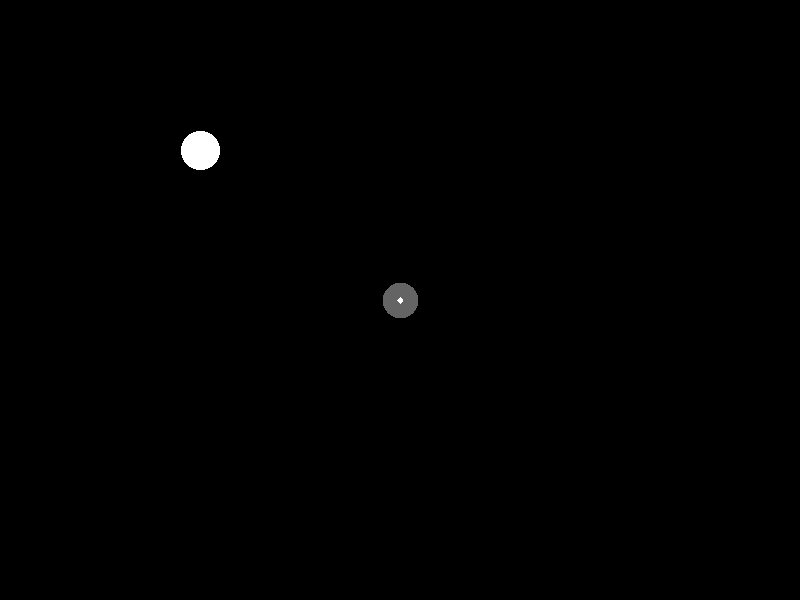
Frame 1 (no input)
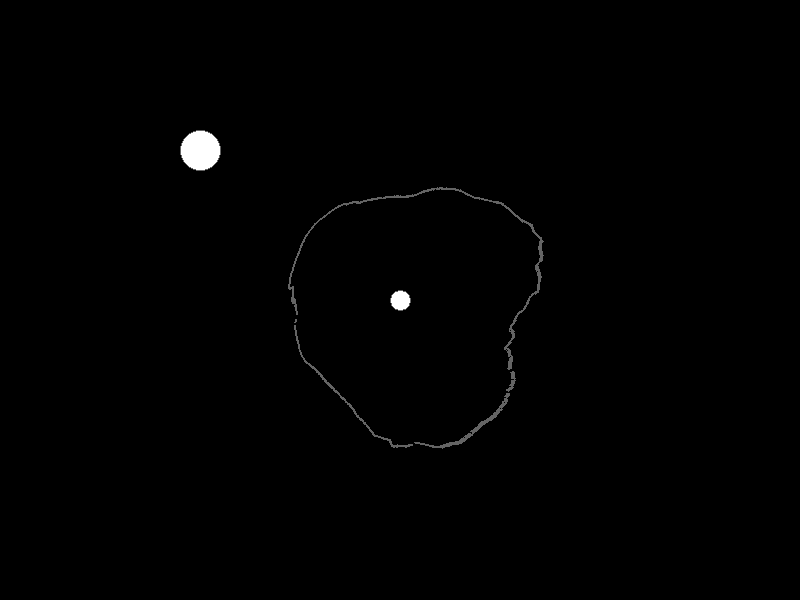
Frame 60 (the mouse pressed at the canvas centre just before this capture)
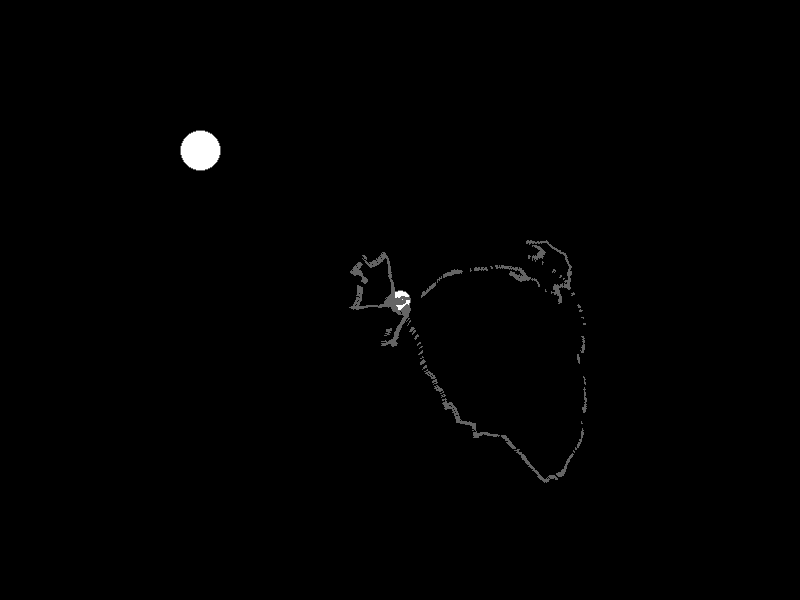
Frame 120 (the mouse held since frame 60 and released just before this capture)

The Processing sketch that drew these frames (run headless with seeded random() and noise(); from frame 60 on, the mouse is pressed at the canvas centre):

// Processing sketch: processing_81819
// ── processing_81819.pde

float G = 10;
float c = 0.01; 
ParticleSystem particles;
Attractor attractor;
Attractor attractor2;
Attractor attractor3;
int numParticles = 5000;
float windMag = 0.004;
FlowField flow;


void setup(){ 
	size(800,600); 
	attractor = new Attractor(new PVector(width/2, height/2,0), 20);
	particles = new ParticleSystem(numParticles, attractor);
	attractor2 = new Attractor(new PVector(width/4, height/4,0), 40);
	attractor3 = new Attractor(new PVector(width/4*3, height*3/4,0), 1000);
	frameRate(25);
	flow = new FlowField(15);
	noSmooth();	
}
 
void draw()
{ 
	
	
	background(0);

 
 	
	if (frameCount%300 == 0)
	{
		flow.init();
	}
	particles.applyAttract(attractor, G);
	particles.applyAttract(attractor2,G);
	if (mousePressed)
	{
		if (mouseButton == LEFT)
		{
		attractor3.pos.x = mouseX;
		attractor3.pos.y = mouseY;
		particles.applyAttract(attractor3,G);
		}
		if (mouseButton == RIGHT)
	 	{
		attractor3.pos.x = mouseX;
		attractor3.pos.y = mouseY;
		particles.applyAttract(attractor3,-G);
		}
	}
		
	particles.applyWind(flow, windMag);
	particles.applyFriction(c);
	particles.update();
	particles.checkDead(attractor);
	attractor.draw();
	attractor2.draw();
	particles.draw();

} 
class Attractor
{
	float mass;
	PVector pos;
	
	Attractor(PVector _pos, float _mass)
	{
		pos = _pos.get();
		mass = _mass;
	
	}
	
	void draw()
	{
		ellipse(pos.x, pos.y, mass, mass);
	}
}

class FlowField {

  // A flow field is a two dimensional array of PVectors
  PVector[][] field;
  int cols, rows; // Columns and Rows
  int resolution; // How large is each "cell" of the flow field

  FlowField(int r) {
    resolution = r;
    // Determine the number of columns and rows based on sketch's width and height
    cols = width/resolution;
    rows = height/resolution;
    field = new PVector[cols][rows];
    init();
  }

  void init() {
    // Reseed noise so we get a new flow field every time
    noiseSeed((int)random(10000));
    float xoff = 0;
    for (int i = 0; i < cols; i++) {
      float yoff = 0;
      for (int j = 0; j < rows; j++) {
        // Use perlin noise to get an angle between 0 and 2 PI
        float theta = map(noise(xoff,yoff),0,1,-1.0*TWO_PI,TWO_PI);
        // Polar to cartesian coordinate transformation to get x and y components of the vector
        field[i][j] = new PVector(cos(theta),sin(theta));
        yoff += 0.1;
      }
      xoff += 0.1;
    }
  }
  
  PVector lookup(PVector lookup) {
    int i = (int) constrain(lookup.x/resolution,0,cols-1);
    int j = (int) constrain(lookup.y/resolution,0,rows-1);
    return field[i][j].get();
  }


 void display() {
    for (int i = 0; i < cols; i++) {
      for (int j = 0; j < rows; j++) {
        drawVector(field[i][j],i*resolution,j*resolution,resolution-2);
      }
    }

  }

  // Renders a vector object 'v' as an arrow and a location 'x,y'
  void drawVector(PVector v, float x, float y, float scayl) {
    pushMatrix();
    float arrowsize = 4;
    // Translate to location to render vector
    translate(x,y);
    stroke(100);
    // Call vector heading function to get direction (note that pointing up is a heading of 0) and rotate
    rotate(v.heading2D());
    // Calculate length of vector & scale it to be bigger or smaller if necessary
    float len = v.mag()*scayl;
    // Draw three lines to make an arrow (draw pointing up since we've rotate to the proper direction)
    line(0,0,len,0);
    line(len,0,len-arrowsize,+arrowsize/2);
    line(len,0,len-arrowsize,-arrowsize/2);
    popMatrix();
  }
}
class Particle
{
	PVector pos;
	PVector acc;
	PVector vit;
	
	float mass;
	
	int lifespan;
	
	
	
	Particle()
	{
		pos = new PVector(random(0, width),random(0,height),0);
		acc = new PVector(0,0,0);
		vit = new PVector(0,0,0);
		mass = 0.1;
		lifespan = round( random(400,1000) );
		
	}

	
	Particle(PVector _pos, PVector _vit) // constructeur attracteur
	{
		pos = _pos.get();
		acc = new PVector(0,0,0);
		vit = _vit.get();
		vit.mult(1.5);
		lifespan = round( random(400,1000) );
		mass = 0.1;
		
		
		///
		//c = color(50+50*sin(PI*pos.x/width), 127, 255*sin(PI*pos.y/width));
		
		//
	}
	
	void applyForce(PVector force)
	{
		PVector f = PVector.div(force, mass);
		acc.add(f);
	}
	
	void applyWind(FlowField flow, float c)
	{
		PVector wind = flow.lookup(pos);
		wind.mult(c);
		applyForce(wind);	
	}	
	void applyFriction(float c)
	{
		float dragMag = magSq(vit);
		PVector drag = vit.get();
		drag.mult(-1);
		drag.normalize();
		drag.mult(c);
		drag.mult(dragMag);
		acc.add(drag);
	}
	

	
	void update()
	{
		lifespan--;
		vit.add(acc);
		pos.add(vit);
		acc.mult(0);	
	}	
	
	
	boolean isDead()
	{
		boolean ret = false;
		if (lifespan < 0)
			ret= true;
		if (lifespan >= 0)
		{
			if (pos.x > width | pos.x < 0 | pos.y < 0 | pos.y > height)
				ret= true;
			else
				ret= false;
		}
		return ret;
	}
	
	void applyAttract(Attractor attr, float G)
	{
		PVector pos1    = attr.pos.get();
		float 	mass1   = attr.mass;
		PVector f  	= PVector.sub(pos1, pos);
		float distance  = magSq(f);
		distance 		= constrain(distance, 2000,10000*1000);

		f.normalize();
		float strength  = G*mass*mass1/(distance);
		f.mult(strength);
	
		applyForce(f);
	}
	
	float magSq(PVector v)
	{
		return v.x*v.x+v.y*v.y+v.z*v.z;
	}
	
	void draw()
	{
		pushMatrix();
		stroke(100);
		ellipse(pos.x, pos.y, 1, 1);
		line(pos.x, pos.y, pos.x - 2*vit.x, pos.y - 2*vit.y);
		popMatrix();
/*		int x = pos.x;
		int y = pos.y;
	if ((x >= 0) && (x < width-1) && (y >= 0) && (y < height-1)) {
      int currC = currFrame[(int)x + ((int)y)*width];
      currFrame[(int)x + ((int)y)*width] = c;
	}*/
}
}
		
	
	
class ParticleSystem
{
	ArrayList<Particle> particles;
	Attractor attr;
	PVector gravity = new PVector(0, 1, 0);
	
	// variables forces
	
	ParticleSystem(int numParticles)
	{
		particles = new ArrayList();
		for (int i = 0; i< numParticles; i++)
		{
			particles.add(new Particle());	
		}
	}
	
	ParticleSystem(int numParticles, Attractor attractor)
	{
		attr = attractor;
		float radius = attractor.mass;
		particles = new ArrayList();
		PVector p = new PVector(0,0,0);
		PVector v = new PVector(0,0,0);
		float r ;
		for (int i = 0; i< numParticles; i++)
		{
			r = random(0,1);
			p.set( cos(TWO_PI*r), sin(TWO_PI*r),0 );
			p.mult(radius/2);
			p.add( attractor.pos );
			v = PVector.sub(p, attractor.pos);
			v.normalize();
			v.mult(5);
			particles.add(new Particle(p, v));	
		}
	}
	void applyForce(PVector force)
	{
		for (int i = 0; i<particles.size(); i++)
		{
			Particle particle = (Particle) particles.get(i);
			particle.applyForce(force);	
		}		
	}
	

	
	void applyGravity()
	{
		for (int i = 0; i<particles.size(); i++)
		{
			Particle particle = (Particle) particles.get(i);
			particle.applyForce(gravity);	
		}	
	}
	
	void applyWind(FlowField flow, float c)
	{
		for (int i = 0; i<particles.size(); i++)
		{
			Particle particle = (Particle) particles.get(i);
			particle.applyWind(flow, c);	
		}
	}
	
	void applyFriction(float c)
	{
		for (int i = 0; i<particles.size(); i++)
		{
			Particle particle = (Particle) particles.get(i);
			particle.applyFriction(c);	
		}
	}
	
	void addParticle(Attractor attr, int nbr)
	{
		attr = attractor;
		float radius = attractor.mass;
		PVector p = new PVector(0,0,0);
		PVector v = new PVector(0,0,0);
		float r ;
		for (int i = 0; i< nbr;i++)
		{
			r = random(0,1);
			p.set( cos(TWO_PI*r), sin(TWO_PI*r),0 );
			p.mult(radius/2);
			p.add( attractor.pos );
			v = PVector.sub(p, attractor.pos);
			v.normalize();
			v.mult(5);
			particles.add(new Particle(p, v));	
		}
	}
	
	void checkDead(Attractor attr)
	{
		int nbr=0;
		for (int i = 0; i<particles.size(); i++)
		{
			Particle particle = (Particle) particles.get(i);
			if (particle.isDead())
			{
				particles.remove(i);	
				nbr++;
			}
		}
		
		if (nbr > 0)
	 		addParticle(attr, nbr);
	}
	
	void applyAttract(Attractor attract, float G)
	{
		
		for (int i = 0; i<particles.size(); i++)
		{
			Particle particle = (Particle) particles.get(i);
			particle.applyAttract(attract, G);	
		}
	}
	
	void update()
	{
		for (int i = 0; i<particles.size(); i++)
		{
			Particle particle = (Particle) particles.get(i);
			particle.update();	
		}
	}
	
	void draw()
	{
		for (int i = 0; i<particles.size(); i++)
		{
			Particle particle = (Particle) particles.get(i);
			particle.draw();
		}
	}
		
}
